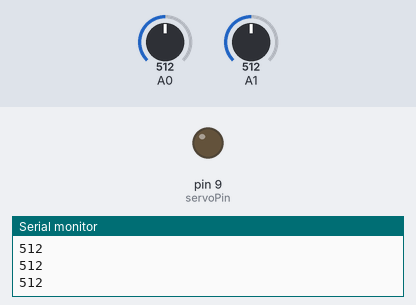
A sketch run on a simulated Arduino Uno, built with avr-gcc and run on an emulated ATmega328P. Parts: output pins drawn as LEDs (lit = HIGH), the last lines printed to the serial monitor. The test bench sets the inputs (shaded band); at power-on: A1 = 512, A0 = 512.

Above: at 1.2 s.
1.3 s: A1 set to 529
At 2.08 s:
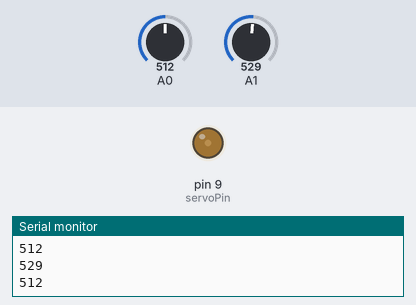
4.3 s: A0 set to 716
7.3 s: A1 set to 716
At 7.3 s:
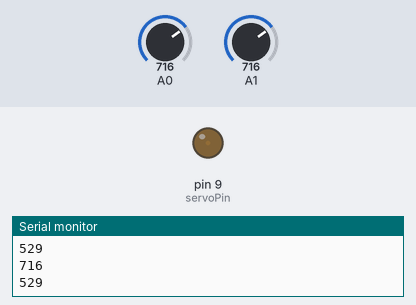
8.8 s: A0 set to 900
At 9.7 s:
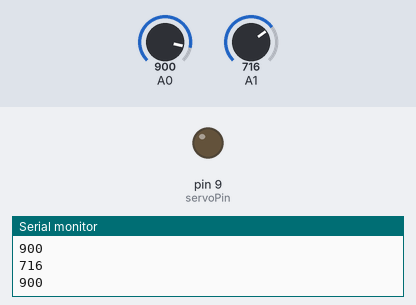
Timing chart, 0 to 11.3 s (numbered marks = the images above; inputs shaded):
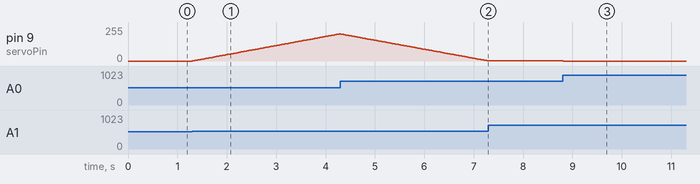

Measured:
- the behaviour switches between 512 and 513 on A1 (found by bisection; images 0 and 1)
- after the input at 1.3 s, pin 9 (servoPin): moves from 0/255 to 204/255 over 3.0 s, starting at once
- after the input at 7.3 s, pin 9 (servoPin): stays 1/255 (without the input it goes to 0/255 after 0.01 s)
- after the input at 8.8 s, pin 9 (servoPin): 1/255 → 0/255 at once

The sketch:

SolarPanel.ino
```cpp
#include <SoftwareSerial.h>
#include <Wire.h>
#include "servo.h"

int setLED(int pin, int state) {
if(state == 0) {
    digitalWrite(pin, LOW);
    return 0;
}
else if(state == 1) {
    digitalWrite(pin, HIGH);
    return 1;
}
else
return -1;
}

int get_brightness(int pin) {
return analogRead(pin);
}

void setup() {
pinMode(9, OUTPUT);
Serial.begin(9600);
}

int servoPin = 9;
int moveAngle;
int currentAngle;

void loop() {

Serial.println(get_brightness(A0));
Serial.println(get_brightness(A1));


//if(( (get_brightness(A0) - get_brightness(A1)) < 10) || ( (get_brightness(A1) - get_brightness(A0)) < 10)) {
//}

if(get_brightness(A0) < get_brightness(A1)) {
if(currentAngle < 180) {
currentAngle += 1;
use_servo(servoPin, currentAngle, 20);
}
}

else if(get_brightness(A0) > get_brightness(A1)) {
if(currentAngle > 0) {
currentAngle -= 1;
use_servo(servoPin, currentAngle, 20);
}
}

}
```

servo.h
```cpp
#define UPDATETIME 20
#include <Wire.h>

int angle_pwm(int value, int convert) {
    if(convert == 1)
    return value * (((float) 255) / ((float) 180));
    else if(convert == 0)
        return value * (((float) 180) / ((float) 255));

}

void use_servo(int pin, int angle, int time) {
    analogWrite(pin, angle_pwm(angle, 1));
    delay(time);
}
```
